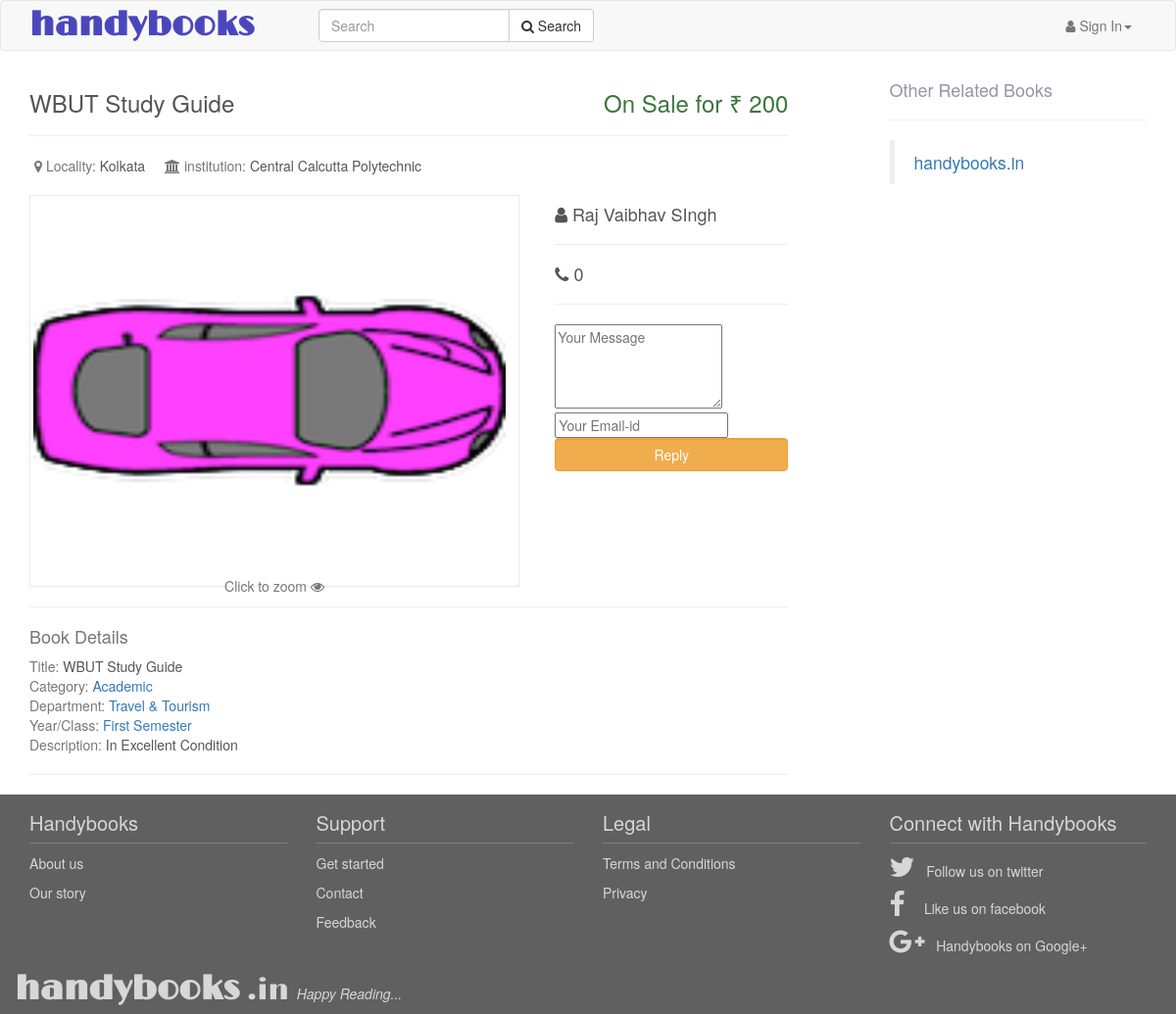
/book_details3.php?p_id=1, run on the app's committed database.
### tables this page shows
CREATE TABLE `post` (
  `post_id` int(11) NOT NULL,
  `post_category` varchar(250) NOT NULL,
  `post_name` varchar(100) NOT NULL,
  `post_description` varchar(500) NOT NULL,
  `post_department` varchar(100) NOT NULL,
  `post_author` varchar(100) NOT NULL,
  `post_year` varchar(100) NOT NULL,
  `post_genre` varchar(100) NOT NULL,
  `post_class` varchar(250) NOT NULL,
  `post_subject` varchar(250) NOT NULL,
  `post_type` varchar(250) NOT NULL,
  `post_price` int(100) NOT NULL,
  `post_time` timestamp NOT NULL DEFAULT CURRENT_TIMESTAMP ON UPDATE CURRENT_TIMESTAMP,
  `user_id` int(250) NOT NULL,
  `image_path` varchar(250) NOT NULL,
  `image_upload` int(10) NOT NULL DEFAULT '0',
  `deleted` tinyint(1) NOT NULL DEFAULT '0'
);

CREATE TABLE `users` (
  `user_id` int(11) NOT NULL,
  `email` varchar(250) NOT NULL,
  `hash` varchar(250) NOT NULL,
  `deleted` int(11) NOT NULL DEFAULT '0',
  `name` varchar(250) NOT NULL,
  `institution` varchar(250) NOT NULL,
  `city` varchar(100) NOT NULL DEFAULT 'Kolkata',
  `phone` int(100) NOT NULL
);

### files/config.php (called while the page is built, shortened)
<?php
function test_input($data){
    $data = trim($data);
    $data = stripslashes($data);
    $data = htmlentities($data);
    return $data;
}
?>

### book_details3.php (the view, shortened to what this page needs)
<?php
    include 'files/config.php';
    if (isset($_GET["p_id"])){
        $post_id = test_input($_GET["p_id"]);
        }
      else{
        header('Location:search_books');
        }
    $sql = "SELECT * FROM post WHERE post_id='$post_id'";
    $row = mysqli_query($conn, $sql);
    $book_details = mysqli_fetch_assoc($row);
    $post_category = $book_details["post_category"];
    $post_description = $book_details["post_description"];
    $post_department = $book_details["post_department"];
    $post_year = $book_details["post_year"];
    $post_price = $book_details["post_price"];
    $poster_id = $book_details['user_id'];
    $sql2 = "SELECT * FROM users WHERE user_id='$poster_id'";
    $row2 = mysqli_query($conn, $sql2);
    $poster_details = mysqli_fetch_assoc($row2);
    $poster_name = $poster_details["name"];
    $poster_institute = $poster_details["institution"];
    $poster_city = $poster_details["city"];
    $poster_phone = $poster_details["phone"];
?>
 <!DOCTYPE html>
 <html>
 <head>
    <link rel="stylesheet" href="bootstrap.min.css">
    <link rel="stylesheet" href="styles/default_lp.css">
    <link rel="stylesheet" type="text/css" href="footer.css">
    <link rel="stylesheet" type="text/css" href="book_details.css">
    <link rel="stylesheet" type="text/css" href="http://yui.yahooapis.com/pure/0.6.0/forms-min.css">
    <link rel="stylesheet" href="//maxcdn.bootstrapcdn.com/font-awesome/4.3.0/css/font-awesome.min.css">
 </head>
 <body>
 	<div class="wrapper">
	 	<nav class="navbar navbar-default">
	    <div class="container">
	        <div class="navbar-header">
	                <a href="index.php" onmouseover = "document.getElementById('in').style.visibility='visible'" onmouseout = "document.getElementById('in').style.visibility='hidden'" class="logo_text">
	                    <strong>handybooks</strong>
	                </a>
	        </div>
	            <form class="navbar-form navbar-left" role="search" action="search_books" method="GET">
	                <div class="input-group">
	                    <input name="search_keyword" type="text" class="form-control" placeholder="Search" >
	                    <span class="input-group-btn">
	                    <button class="btn btn-default" type="submit">
	                    <i class="fa fa-search"></i> Search
	                    </button>
	                    </span>
	                </div>
	            </form>
	    <div class="collapse navbar-collapse" id="myNavbar">
	        <ul class="nav navbar-nav navbar-right">
	        <?php
	                if(isset($_SESSION["email"])){
	                    echo '<li><a href="messages.php"><i class="fa fa-comments"></i> Messages</a></li>
	        <li class="dropdown">
	          <a class="dropdown-toggle" data-toggle="dropdown" href="#" aria-expanded="false" aria-has-popup="true" role="button"><i class="fa fa-user"></i> '.$_SESSION["name"].'<span class="caret"></span></a>
	          <ul class="dropdown-menu">
	            <li><a href="dashboard.php">Profile</a></li>
	            <li><a href="dashboard.php?to=transactions">Transactions</a></li>
	            <li><a href="dashboard.php?to=book_requests">Book Requests</a></li>
	            <li role="separator" class="divider"></li>
	            <li><a href="logout.php">Logout</a></li>
	          </ul>
	        </li>';
	    }
	        else{
	            echo '<li class="dropdown">
	          <a class="dropdown-toggle" data-toggle="dropdown" href="#" aria-expanded="false" aria-has-popup="true" role="button"><i class="fa fa-user"></i> Sign In<span class="caret"></span></a>
	          <ul class="dropdown-menu">
	            <li class="dropdown-header">Existing User</li>
	            <li><a href="login.php">Log In</a></li>
	            <li class="divider"></li>
	            <li class="dropdown-header">New User</li>
	            <li><a href="signup.php">Register</a></li>
	          </ul>
	        </li>';
	        }
	        ?>
	        </ul>
	    </div>
	    </div>
	    </nav>
	</div>
	<div class="container" id="main_content">
	    	<div class="row">
                <div class="col-md-9">
                    <div class="row">
                        <div class="col-md-11 ">
                            <h3>
<?php
echo $book_details["post_name"];
echo '<span class=" pull-right text-success"><i class=""></i>On Sale for &#x20b9; '.$post_price.'</span>';
?>                           </h3><hr>
                            <div class="row" style="padding-left:20px;margin-bottom:20px;">
<?php
    if($poster_city!=""){
    echo '<span class="text-muted"><i class="fa fa-map-marker"></i> Locality:</span> '.$poster_city;
    if($poster_institute!=""){
    echo '<span class="text-muted" style="padding-left:20px;"><i class="fa fa-bank"></i> institution:</span> '.$poster_institute.'<br>';
}
}
?>
                            </div>
                            <div class="row">
                                <div class="col-md-8">
<?php
if ($book_details["image_path"] != "")
    echo "<div style='border:1px solid #E8E8E8;padding:3px;width:500px;height:400px;'>
            <a data-toggle='modal' data-target='#show_image'>
            <img src='" . $book_details["image_path"] . "' width='98%' height='98%'>
            <span class='text-muted'><center>Click to zoom <i class='fa fa-eye'></i></center></span>
            </a>
        </div>";
else
    echo '<i class="fa fa-book fa-5x"></i>';
?>
                                </div>
                                <div class="col-md-4">
                                    <h4><i class="fa fa-user"></i> <?php echo $poster_name;?></h4><hr>
                                    <h4><i class="fa fa-phone"></i> <?php echo $poster_phone;?></h4><hr>
                                    <div id="replyForm">
                                        <form action="<?php echo htmlspecialchars($_SERVER['PHP_SELF']);?>" method="post" class="pure-form">
                                            <fieldset class="pure-group">
                                                <textarea class="pure-input-1" placeholder="Your Message" rows="4"></textarea>
                                                <input type="text" class="pure-input-1" placeholder="Your Email-id">
                                            </fieldset>
                                            <div class="form-group"><button type="submit" role="button" class="form-control btn btn-warning">Reply</button></div>
                                        </form>
                                    </div>
                                </div>
                            </div>
<hr><h4 class="text-muted">Book Details</h4>
<?php
echo "<span class='text-muted'>Title:</span> " . $book_details["post_name"] . "<br/>";
if($post_category!=""){
    echo '<span class="text-muted">Category:</span> <a href="search_results.php?search_tag='.$post_category.'">'.$post_category.'</a><br>';
}
if($post_department!=""){
    echo '<span class="text-muted">Department:</span> <a href="search_results.php?search_tag='.$post_department.'">'.$post_department.'</a><br>';
}
if($post_year!=""){
    echo '<span class="text-muted">Year/Class:</span> <a href="search_results.php?search_tag='.$post_year.'">'.$post_year.'</a><br>';
}
if($post_description!=""){
    echo "<span class='text-muted'>Description:</span> " . $post_description.'<br>';
}
?> <hr>
                        </div>
                    </div>
                </div>
                <div class="col-md-3">
                    <h4 style="color:#9197A3;">Other Related Books</h4><hr>
                <div style="height=220px"><div class="fb-page" data-href="https://www.facebook.com/handybooks.in" data-height="220" data-small-header="false" data-adapt-container-width="true" data-hide-cover="false" data-show-facepile="true" data-show-posts="true"><div class="fb-xfbml-parse-ignore"><blockquote cite="https://www.facebook.com/handybooks.in"><a href="https://www.facebook.com/handybooks.in">handybooks.in</a></blockquote></div></div></div>
                </div>
            </div>
	</div>
<?php
include('footer.php');
?>
 </body>
 </html>

### styles/default_lp.css (style rules this page uses)
body { color: #555555; width: 100%; }
.logo_text { font-family: LimeLight-Regular; font-size: 35px; text-decoration: none; color: #4A47BE; }
a.logo_text { text-decoration: none; }

### footer.css (style rules this page uses)
#main_content { min-height:480px; }

### data on the page
post: post_name "WBUT Study Guide", post_price "200", image_path (picture), post_category "Academic", post_department "Travel & Tourism", post_year "First Semester", post_description "In Excellent Condition"
users: city "Kolkata", institution "Central Calcutta Polytechnic", name "Raj Vaibhav SIngh", phone "0"
